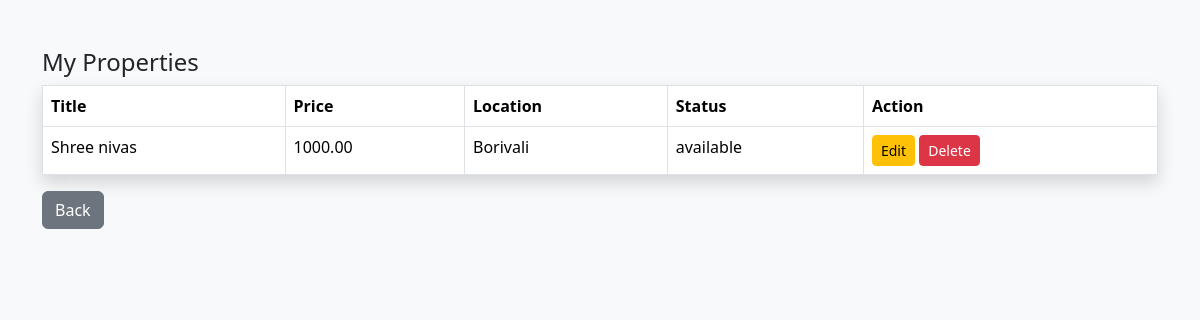
Page /seller/manage_property.php (signed in) on the committed database.
### tables this page shows
CREATE TABLE `properties` (
  `id` int(11) NOT NULL,
  `seller_id` int(11) NOT NULL,
  `title` varchar(255) NOT NULL,
  `property_type` varchar(100) DEFAULT NULL,
  `price` decimal(10,2) NOT NULL,
  `location` varchar(255) DEFAULT NULL,
  `description` text DEFAULT NULL,
  `status` enum('available','booked','inactive') DEFAULT 'available',
  `created_at` timestamp NOT NULL DEFAULT current_timestamp()
);

### seller/manage_property.php (the view, shortened to what this page needs)
<?php
include "../include/db.php";
$seller_id = $_SESSION['user_id'];
$result = $conn->query("SELECT * FROM properties WHERE seller_id=$seller_id");
?>
<!DOCTYPE html>
<html>
<head>
<link href="https://cdn.jsdelivr.net/npm/bootstrap@5.3.2/dist/css/bootstrap.min.css" rel="stylesheet">
</head>
<body class="bg-light">
<div class="container mt-5">
<h4>My Properties</h4>
<table class="table table-bordered shadow">
<tr>
<th>Title</th>
<th>Price</th>
<th>Location</th>
<th>Status</th>
<th>Action</th>
</tr>
<?php while($row=$result->fetch_assoc()){ ?>
<tr>
<td><?= $row['title'] ?></td>
<td><?= $row['price'] ?></td>
<td><?= $row['location'] ?></td>
<td><?= $row['status'] ?></td>
<td>
<a href="edit_property.php?id=<?= $row['id'] ?>" class="btn btn-warning btn-sm">Edit</a>
<a href="delete_property.php?id=<?= $row['id'] ?>" class="btn btn-danger btn-sm">Delete</a>
</td>
</tr>
<?php } ?>
</table>
<a href="dashboard.php" class="btn btn-secondary">Back</a>
</div>
</body>
</html>

### rows in the picture
properties: title "Shree nivas", price "1000.00", location "Borivali", status "available"
